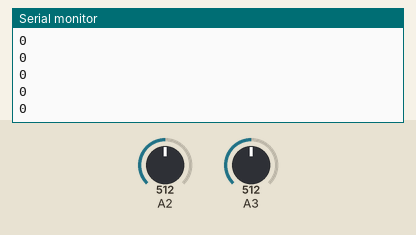
A sketch run on a simulated Arduino Uno, built with avr-gcc and run on an emulated ATmega328P. Shown: the last lines printed to the serial monitor. The test bench sets the inputs (shaded band); at power-on: A2 = 512, A3 = 512.

Above: at 1.2 s.
1.3 s: A2 set to 710
At 1.42 s:
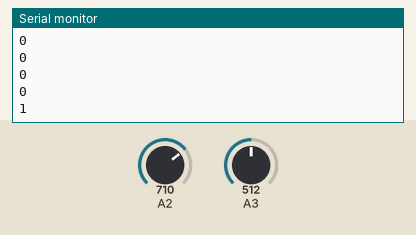
2.8 s: A3 set to 710
At 2.85 s:
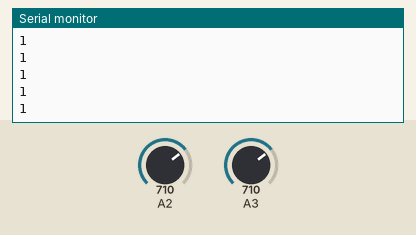
Timing chart, 0 to 5.8 s (numbered marks = the images above; inputs shaded):
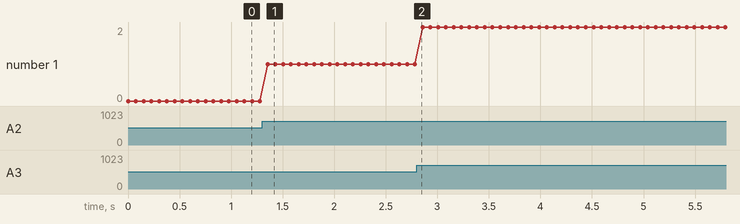

The sketch:

Lab09Basic2.ino
```cpp
#include <Arduino_FreeRTOS.h>

int Light[2]= {0,0}; //photoresistor at A2,A3.
int isPark0 = 0;
int isPark1 = 0;
int space = 2;

int xPin = A0, yPin = A1;
int xAxis = 0, yAxis = 0;
int rpin = 9, gpin =10, bpin = 11; //for RGB LED light.

int pins[8] = {2, 3, 4, 5, 6, 7, 14, 15};//pins to 7-seg.
boolean data[3][8] = {
// define the pins to light the 3 number: 0, 1, 2
  {true, true, true, true, true, true, false, false}, // 0
  {false, true, true, false, false, false, false, false}, // 1
  {true, true, false,true, true, false, true, false} // 2
};

void vTask1(void *pvParameters);
void vTask2(void *pvParameters);
void vTask3(void *pvParameters);

void setup() {
  // Now set up two tasks to run independently
  Serial.begin(9600);
    while (!Serial) {
    ; // wait for serial port to connect.
      }
  xTaskCreate( //Task1 : Photoresistor Light[1].
    vTask1,   // Pointer to function for thse task
    (const portCHAR *) "Task1", // Name for the task
    128,      // Stack size
    NULL,     // NULL task parameter
    1,        // This task will run at First priority 1
    NULL );   // Do not use the task handle
  xTaskCreate(vTask2, (const portCHAR *) "Task2", 128, NULL, 1, NULL);//Task2 : Light[1]
  xTaskCreate(vTask3, (const portCHAR *) "Task3", 128, NULL, 1, NULL);//Task3 : set sevenSegment.

  /* Now the task scheduler, which takes over control of scheduling individual tasks, is automatically started */
}
void loop() {
   // Empty! Things are done in Tasks.
}

void vTask1(void *pvParameters) { //measure the light intensity of a photoresistor every 5 ticks (using vTaskDelay()) and store the value in a global variable Light.
  (void) pvParameters;
  pinMode(A2, INPUT); 
  for( ;; ) // A Task shall never return or exit.
   {
    Light[0] = analogRead(A2);
    if(Light[0] < 700)isPark0 = 1;
    else isPark0 = 0;
//     Serial.print(Light[0]);
//     Serial.print(" ");
    vTaskDelay(5);
   }
}
void vTask2(void *pvParameters) {//position of a joystick every 5 ticks and store the values in global variables xAxis and yAxis respectively.
  (void) pvParameters;
pinMode(A3, INPUT); 
  for( ;; ) // A Task shall never return or exit.
   {
     Light[1] = analogRead(A3);
     if(Light[1] < 700)isPark1 = 1;
    else isPark1 = 0;
//     Serial.println(Light[1]);
      vTaskDelay(5);
   }
}

void vTask3(void *pvParameters) { //seven segment.
  (void) pvParameters;

  for( ;; ) // A Task shall never return or exit.
   {
        space = 2;
        if(isPark0 == 1)space--;
        if(isPark1 == 1)space--;
          Serial.println(space);
        for(int i=0; i<=7; i++){
          digitalWrite(pins[i], data[space][i] == true ? HIGH : LOW);
        }
    vTaskDelay(5);
    // do whatever the task is to do
   }
}
```

Measured:
- after the input at 1.3 s, the serial monitor: prints a new line after 0.05 s (image 1)
- plotted number 1: 0 → 1 after the input at 1.3 s, 1 → 2 after the input at 2.8 s
